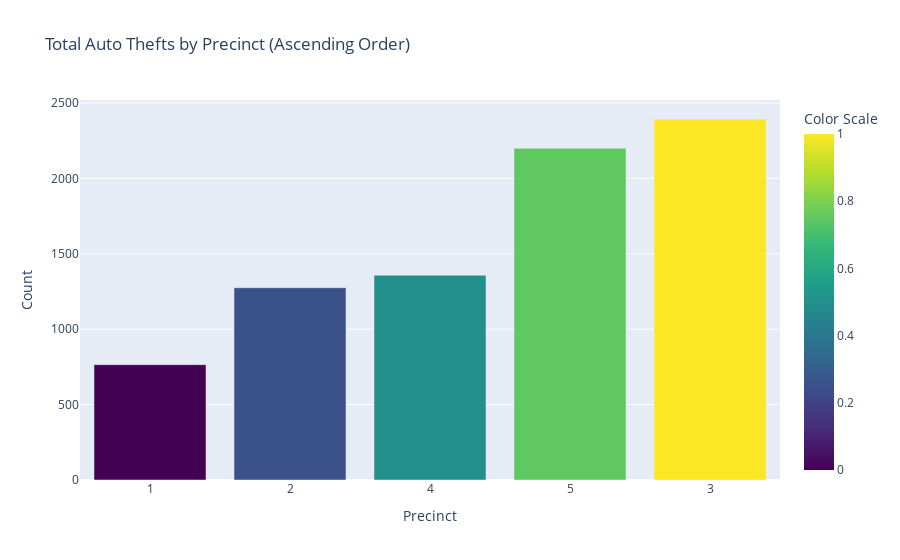
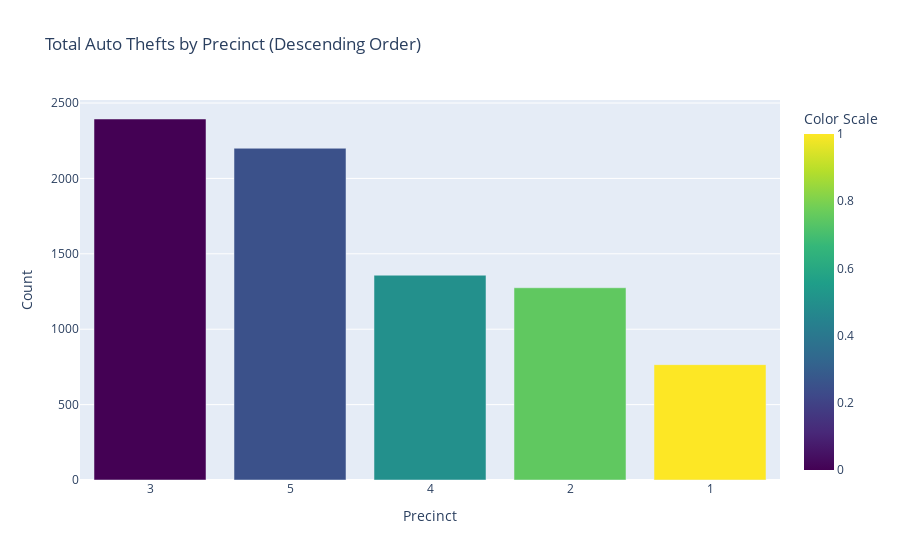

Write notebook code for charts like these, in order.
### Code cell
# Calculate total counts by precinct
precinct_totals = autoth_df.groupby('precinct').size()

# Remove specific precincts
precincts_to_remove = ['0', 'UI']
precinct_totals = precinct_totals[~precinct_totals.index.isin(precincts_to_remove)]

# Sort in ascending order
ascending_totals = precinct_totals.sort_values()

# Calculate color scale
color_scale = np.linspace(0, 1, len(ascending_totals))

# Create a bar chart for ascending order with gradient coloring
fig_asc = go.Figure(data=[
    go.Bar(
        x=ascending_totals.index,
        y=ascending_totals,
        marker=dict(color=color_scale, coloraxis="coloraxis")
    )
])

# Customize the ascending chart layout
fig_asc.update_layout(
    title='Total Auto Thefts by Precinct (Ascending Order)',
    xaxis_title='Precinct',
    yaxis_title='Count',
    coloraxis=dict(
        colorbar=dict(
            title="Color Scale"
        ),
        colorscale="Viridis"
    )
)

# Sort in descending order
descending_totals = precinct_totals.sort_values(ascending=False)

# Calculate color scale
color_scale = np.linspace(0, 1, len(descending_totals))

# Create a bar chart for descending order with gradient coloring
fig_desc = go.Figure(data=[
    go.Bar(
        x=descending_totals.index,
        y=descending_totals,
        marker=dict(color=color_scale, coloraxis="coloraxis")
    )
])

# Customize the descending chart layout
fig_desc.update_layout(
    title='Total Auto Thefts by Precinct (Descending Order)',
    xaxis_title='Precinct',
    yaxis_title='Count',
    coloraxis=dict(
        colorbar=dict(
            title="Color Scale"
        ),
        colorscale="Viridis"
    )
)

# Display the charts
fig_asc.show()
fig_desc.show()

### Figure 1 — Plotly figure (JSON) as saved in the notebook; plotly's stock layout.template omitted (floating-point values rounded to 4 significant figures)
{"data": [{"marker": {"color": [0, 0.25, 0.5, 0.75, 1], "coloraxis": "coloraxis"}, "type": "bar", "x": ["1", "2", "4", "5", "3"], "y": [765, 1275, 1358, 2200, 2394]}], "layout": {"coloraxis": {"colorbar": {"title": {"text": "Color Scale"}}, "colorscale": [[0, "#440154"], [0.1111, "#482878"], [0.2222, "#3e4989"], [0.3333, "#31688e"], [0.4444, "#26828e"], [0.5556, "#1f9e89"], [0.6667, "#35b779"], [0.7778, "#6ece58"], [0.8889, "#b5de2b"], [1, "#fde725"]]}, "title": {"text": "Total Auto Thefts by Precinct (Ascending Order)"}, "xaxis": {"title": {"text": "Precinct"}}, "yaxis": {"title": {"text": "Count"}}}}

### Figure 2 — Plotly figure (JSON) as saved in the notebook; plotly's stock layout.template omitted (floating-point values rounded to 4 significant figures)
{"data": [{"marker": {"color": [0, 0.25, 0.5, 0.75, 1], "coloraxis": "coloraxis"}, "type": "bar", "x": ["3", "5", "4", "2", "1"], "y": [2394, 2200, 1358, 1275, 765]}], "layout": {"coloraxis": {"colorbar": {"title": {"text": "Color Scale"}}, "colorscale": [[0, "#440154"], [0.1111, "#482878"], [0.2222, "#3e4989"], [0.3333, "#31688e"], [0.4444, "#26828e"], [0.5556, "#1f9e89"], [0.6667, "#35b779"], [0.7778, "#6ece58"], [0.8889, "#b5de2b"], [1, "#fde725"]]}, "title": {"text": "Total Auto Thefts by Precinct (Descending Order)"}, "xaxis": {"title": {"text": "Precinct"}}, "yaxis": {"title": {"text": "Count"}}}}
